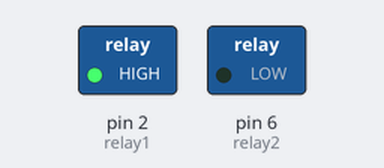
A sketch run on a simulated Arduino Uno, built with avr-gcc and run on an emulated ATmega328P. Shown: switched loads named in the sketch (green lamp = pin HIGH). Dashed ring = blinking. What the sketch prints to the serial monitor is not drawn.

Above: at 38.8 s.
Timing chart, 0 to 39.1 s (numbered marks = the images above):
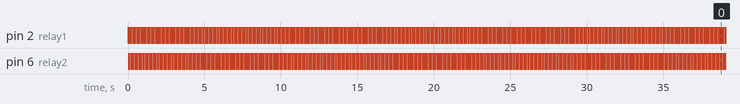

The sketch:

Esclavo-3.ino
```cpp
#include <Wire.h>

int relay1=2;
int relay2=6;
int dato;
int val;

void setup() {
  Serial.begin(9600);
  Wire.begin(9);
  Wire.onReceive(receiveEvent);
  pinMode(relay1,OUTPUT);
  pinMode(relay2,OUTPUT);
}

void loop() {
  dato=map(val,1,255,50,2000);
  digitalWrite(relay1,HIGH);
  digitalWrite(relay2,LOW);
  delay(dato);
  digitalWrite(relay2,HIGH);
  digitalWrite(relay1,LOW);
  delay(dato);
  Serial.println(dato);
}

void receiveEvent(int bytes){
  val=Wire.read();
}
```

Measured:
- by itself, pin 2 (relay1), pin 6 (relay2): alternates HIGH for 0.04 s and LOW for 0.04 s
